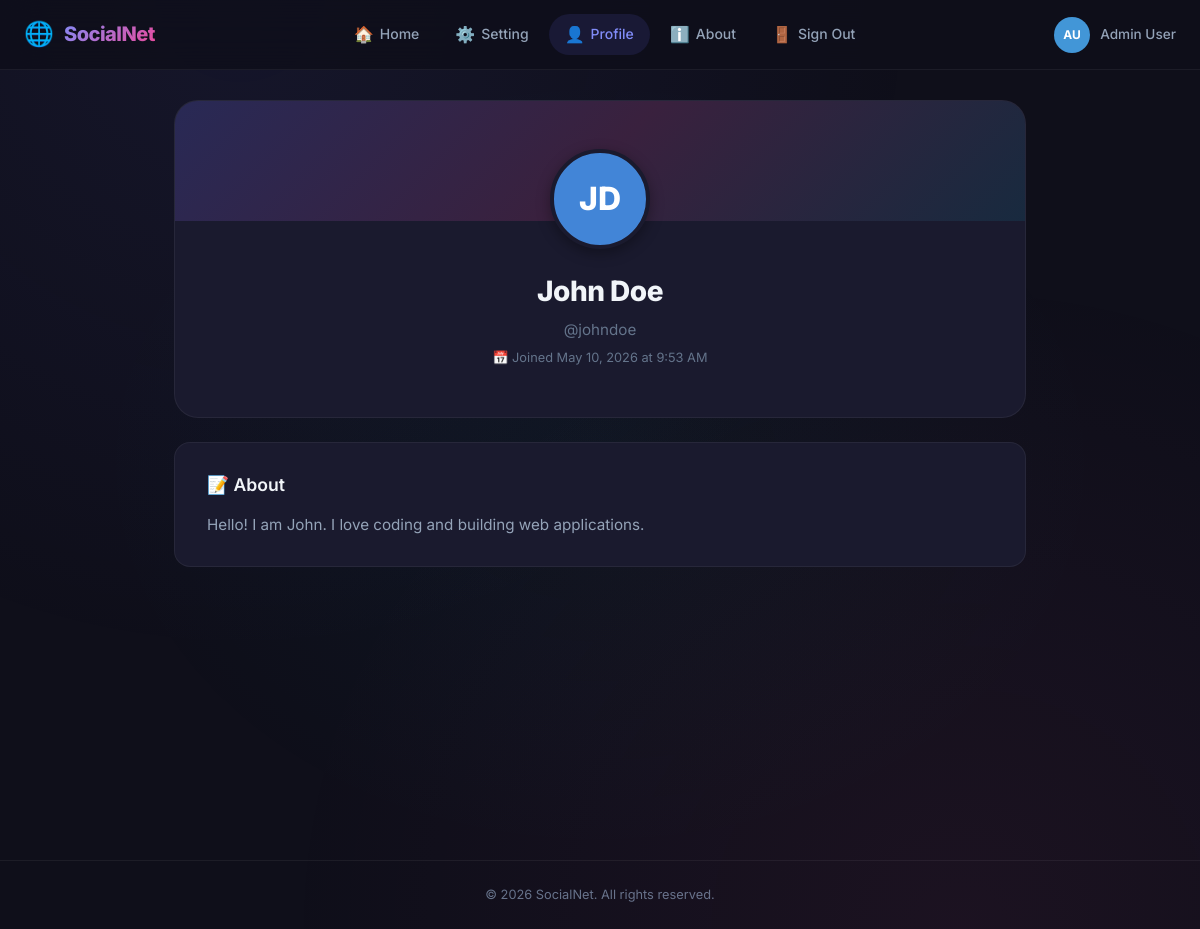
The app's page /socialnet/profile.php?owner=johndoe (signed in) with its own data.
### tables this page shows
CREATE TABLE IF NOT EXISTS account (
    id INT AUTO_INCREMENT PRIMARY KEY,
    username VARCHAR(50) NOT NULL UNIQUE,
    fullname VARCHAR(100) NOT NULL,
    password VARCHAR(255) NOT NULL,
    description TEXT,
    created_at TIMESTAMP DEFAULT CURRENT_TIMESTAMP
);

### includes/functions.php (called while the page is built, shortened)
<?php
function e($str) {
    return htmlspecialchars($str ?? '', ENT_QUOTES, 'UTF-8');
}
function getUserByUsername($conn, $username) {
    $stmt = $conn->prepare("SELECT id, username, fullname, password, description, created_at FROM account WHERE username = ?");
    $stmt->bind_param("s", $username);
    $stmt->execute();
    $result = $stmt->get_result();
    $user = $result->fetch_assoc();
    return $user;
}
function formatDate($datetime) {
    return date('F j, Y \a\t g:i A', strtotime($datetime));
}
function getInitials($fullname) {
    $words = explode(' ', trim($fullname));
    $initials = '';
    foreach ($words as $word) {
        if (!empty($word)) {
            $initials .= mb_strtoupper(mb_substr($word, 0, 1));
        }
    }
    return mb_substr($initials, 0, 2);
}
function stringToColor($str) {
    $hash = crc32($str);
    $hue = abs($hash) % 360;
    return "hsl($hue, 65%, 55%)";
}
?>

### socialnet/profile.php (the view, shortened to what this page needs)
<?php
require_once __DIR__ . '/../includes/config.php';
require_once __DIR__ . '/../includes/functions.php';
$ownerUsername = $_GET['owner'] ?? getCurrentUsername();
$profileUser = getUserByUsername($conn, $ownerUsername);
if (!$profileUser) {
    $notFound = true;
} else {
    $notFound = false;
    $isOwnProfile = ($profileUser['id'] == getCurrentUserId());
}
?>
<!DOCTYPE html>
<html lang="en">
<head>
    <link rel="stylesheet" href="/assets/style.css">
</head>
<body>
    <?php include __DIR__ . '/../includes/menubar.php'; ?>
    <div class="page-wrapper">
        <div class="container">
            <?php if ($notFound): ?>
                <div class="card card-elevated" style="text-align:center;padding:60px 32px;">
                    <div style="font-size:3rem;margin-bottom:16px;">😕</div>
                    <h2 style="margin-bottom:8px;">User Not Found</h2>
                    <p style="color:var(--text-muted);margin-bottom:24px;">The user you're looking for doesn't exist.</p>
                    <a href="/socialnet/index.php" class="btn btn-primary">← Back to Home</a>
                </div>
            <?php else: ?>
                <div class="profile-hero">
                    <div class="profile-avatar" style="background: <?= stringToColor($profileUser['username']) ?>;">
                        <?= e(getInitials($profileUser['fullname'])) ?>
                    </div>
                    <h1 class="profile-name"><?= e($profileUser['fullname']) ?></h1>
                    <p class="profile-username">@<?= e($profileUser['username']) ?></p>
                    <p class="profile-joined">📅 Joined <?= formatDate($profileUser['created_at']) ?></p>
                </div>
                <div class="profile-desc-card">
                    <h2>📝 About</h2>
                    <?php if (!empty($profileUser['description'])): ?>
                        <p><?= e($profileUser['description']) ?></p>
                    <?php else: ?>
                        <p style="font-style:italic;color:var(--text-muted);">
                            <?= $isOwnProfile ? 'You haven\'t added a description yet. Go to Settings to add one!' : 'This user hasn\'t added a description yet.' ?>
                        </p>
                    <?php endif; ?>
                </div>
            <?php endif; ?>
        </div>
    </div>
    <footer class="footer">
        <p>© <?= date('Y') ?> SocialNet. All rights reserved.</p>
    </footer>
</body>
</html>

### assets/style.css (style rules this page uses)
:root { --primary: #6366f1; --primary-light: #818cf8; --primary-dark: #4f46e5; --primary-glow: rgba(99, 102, 241, 0.25); --secondary: #ec4899; --secondary-light: #f472b6; --accent: #06b6d4; --bg-dark: #0f0f1a; --bg-card: #1a1a2e; --bg-card-hover: #1e1e35; --bg-elevated: #252540; --bg-input: #16162b; --text-primary: #f1f5f9; --text-secondary: #94a3b8; --text-muted: #64748b; --text-accent: #818cf8; --border: rgba(255, 255, 255, 0.06); --border-focus: rgba(99, 102, 241, 0.5); --shadow-sm: 0 1px 3px rgba(0, 0, 0, 0.3); --shadow-md: 0 4px 14px rgba(0, 0, 0, 0.35); --shadow-lg: 0 10px 40px rgba(0, 0, 0, 0.4); --shadow-glow: 0 0 30px var(--primary-glow); --radius-sm: 8px; --radius-md: 12px; --radius-lg: 16px; --radius-xl: 24px; --radius-full: 9999px; --transition: 0.3s cubic-bezier(0.4, 0, 0.2, 1); --nav-height: 70px; }
*, *::before, *::after { margin: 0; padding: 0; box-sizing: border-box; }
html { scroll-behavior: smooth; -webkit-font-smoothing: antialiased; -moz-osx-font-smoothing: grayscale; }
body { font-family: 'Inter', -apple-system, BlinkMacSystemFont, 'Segoe UI', sans-serif; background: var(--bg-dark); color: var(--text-primary); line-height: 1.6; min-height: 100vh; overflow-x: hidden; }
body::before { content: ''; position: fixed; top: 0; left: 0; width: 100%; height: 100%; background: radial-gradient(ellipse at 20% 0%, rgba(99, 102, 241, 0.08) 0%, transparent 50%), radial-gradient(ellipse at 80% 100%, rgba(236, 72, 153, 0.06) 0%, transparent 50%), radial-gradient(ellipse at 50% 50%, rgba(6, 182, 212, 0.04) 0%, transparent 60%); pointer-events: none; z-index: 0; }
.page-wrapper { position: relative; z-index: 1; padding-top: calc(var(--nav-height) + 30px); min-height: 100vh; }
.container { max-width: 900px; margin: 0 auto; padding: 0 24px 60px; }
.profile-hero { text-align: center; padding: 48px 32px; background: var(--bg-card); border: 1px solid var(--border); border-radius: var(--radius-xl); position: relative; overflow: hidden; margin-bottom: 24px; }
.profile-hero::before { content: ''; position: absolute; top: 0; left: 0; right: 0; height: 120px; background: linear-gradient(135deg, rgba(99, 102, 241, 0.2), rgba(236, 72, 153, 0.15), rgba(6, 182, 212, 0.1)); }
.profile-avatar { width: 100px; height: 100px; border-radius: 50%; display: flex; align-items: center; justify-content: center; font-size: 2rem; font-weight: 800; color: white; margin: 0 auto 20px; position: relative; z-index: 1; border: 4px solid var(--bg-card); box-shadow: var(--shadow-md); }
.profile-name { font-size: 1.75rem; font-weight: 800; letter-spacing: -0.5px; margin-bottom: 4px; position: relative; z-index: 1; }
.profile-username { color: var(--text-muted); font-size: 0.95rem; margin-bottom: 6px; position: relative; z-index: 1; }
.profile-joined { color: var(--text-muted); font-size: 0.8rem; position: relative; z-index: 1; }
.profile-desc-card { background: var(--bg-card); border: 1px solid var(--border); border-radius: var(--radius-lg); padding: 28px 32px; }
.profile-desc-card h2 { font-size: 1.1rem; font-weight: 600; margin-bottom: 12px; color: var(--text-primary); }
.profile-desc-card p { color: var(--text-secondary); font-size: 0.95rem; line-height: 1.8; white-space: pre-wrap; }
.footer { text-align: center; padding: 24px; color: var(--text-muted); font-size: 0.8rem; border-top: 1px solid var(--border); margin-top: 60px; }

### records on screen
account: fullname "JD", fullname "John Doe", username "johndoe", created_at "May 10, 2026 at 9:53 AM", description "Hello! I am John. I love coding and building web applications."

### other values on screen
getInitials(getCurrentFullname() ?? '') "AU"
getCurrentFullname() "Admin User"
